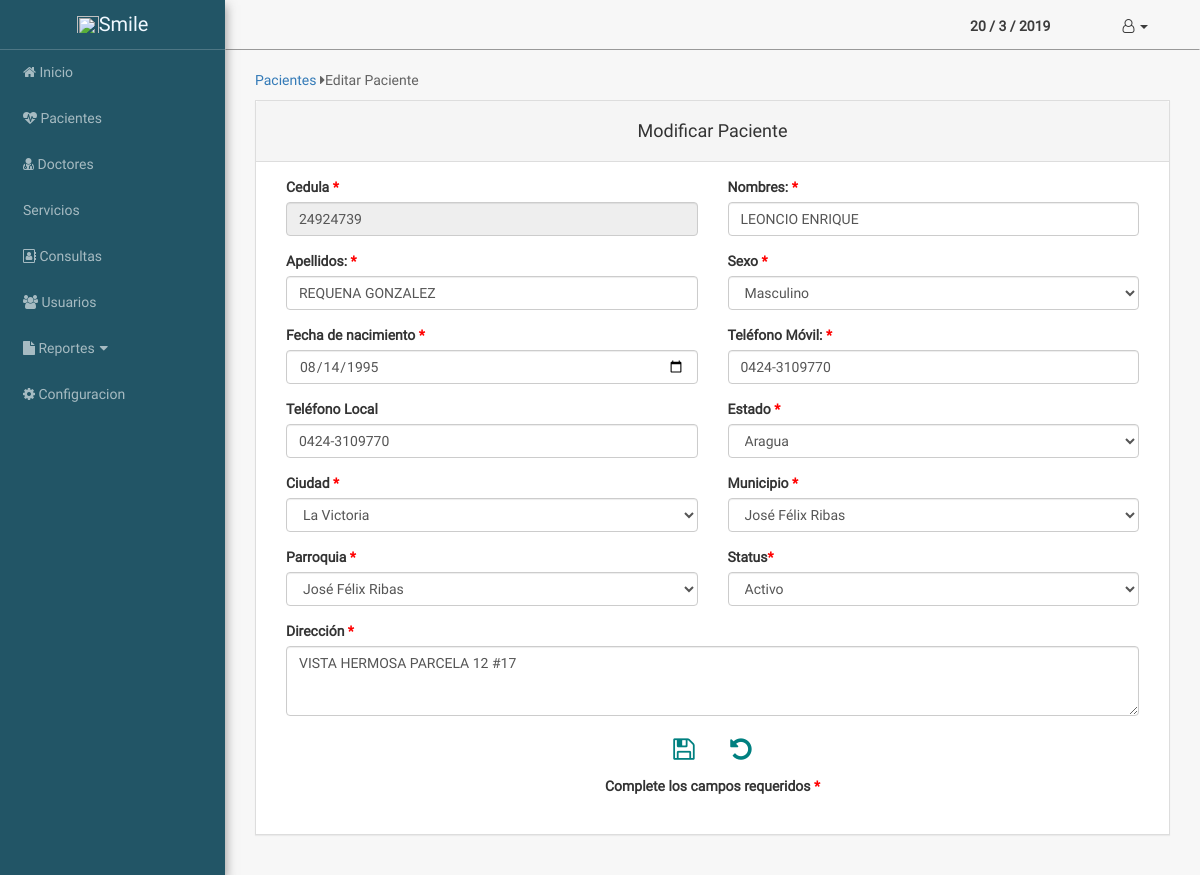
The app's page /php/editarpaciente.php?id=1 (signed in) with its own data.
### tables this page shows
CREATE TABLE `pacientes` (
  `nro_historia` int(11) NOT NULL,
  `nac_paciente` varchar(2) NOT NULL,
  `ced_paciente` int(11) NOT NULL,
  `nombres` varchar(50) NOT NULL,
  `apellidos` varchar(50) NOT NULL,
  `sexo` varchar(10) NOT NULL,
  `fecha_nacimiento` date NOT NULL,
  `telefono_local` varchar(20) DEFAULT NULL,
  `telefono_movil` varchar(20) DEFAULT NULL,
  `id_estado` int(11) NOT NULL,
  `id_ciudad` int(11) NOT NULL,
  `id_parroquia` int(11) NOT NULL,
  `direccion` varchar(100) DEFAULT NULL,
  `status` enum('Activo','Inactivo','','') NOT NULL
);

### php/editarpaciente.php (the view, shortened to what this page needs)
<?php
require_once("header.php");
?>
<?php
$id=$_GET['id'];
$sql="SELECT * FROM pacientes WHERE nro_historia='$id'";
$result=$con->query($sql);
$rows= mysqli_fetch_assoc($result);
$ubicacione=$con->query("SELECT * FROM pacientes INNER JOIN ciudades ON pacientes.id_ciudad=ciudades.id_ciudad INNER JOIN estados ON estados.id_estado=ciudades.id_estado WHERE pacientes.nro_historia='$id'");
$e=mysqli_fetch_assoc($ubicacione);
$ubicacionm=$con->query("SELECT * FROM pacientes INNER JOIN parroquias ON pacientes.id_parroquia=parroquias.id_parroquia INNER JOIN municipios ON parroquias.id_municipio=municipios.id_municipio INNER JOIN estados ON estados.id_estado=municipios.id_estado WHERE pacientes.nro_historia='$id'");
$m=mysqli_fetch_assoc($ubicacionm);
?>
 <div class="page-content">
    <div class="container-fluid">
           <div class="bread-content">
        <div class="container">
           <span class="breadcoumb"></i> <a href="pacientes.php">Pacientes </a><i class="fa fa-caret-right"></i>Editar Paciente</span>
        </div>
    </div>
        <div class="row" style="margin-top:10px;">
            <div class="col-xs-12 col-xs-offset-">
                <div class="panel panel-default">
                    <div class="panel-heading">
                        <center><h4>Modificar Paciente</h4></center>
                    </div>
                    <div class="panel-body">
                        <form  id="form_paciente">
                           <div class="row">
                           <div class="form-group col-md-6 col-sm-12" id="marcado">
                              <label for="">Cedula <span style="color: red;">*</span></label>
                               <input type="text" class="form-control"  readonly value="<?php echo $rows['ced_paciente']; ?>">
                           </div>
                            <div class="form-group col-md-6 col-sm-12">
                              <label for="">Nombres: <span style="color: red;">*</span></label>
                               <input type="text" name="nombres" class="form-control" id="nombres" maxlength="20" onkeypress="return validar_saltos(event)" placeholder="Ejemp: Carolina Alejandra" value="<?php echo $rows['nombres']; ?>">
                           </div>
                         </div>
                         <div class="form-group col-md-6 col-sm-12">
                               <label for="">Apellidos: <span style="color: red;">*</span></label>
                               <input type="text" name="apellidos" id="apellidos" maxlength="20" onkeypress="return validar_saltos(event)" class="form-control" placeholder="Ejemp:Gonzalez Requena" value="<?php echo $rows['apellidos']; ?>">
                           </div>
                           <div class="form-group col-md-6 col-sm-12">
                           <label for="">Sexo <span style="color: red;">*</span></label>
                           <select name="sexo" id="sexo" class="form-control" required>
                             <option value="Masculino" <?php if($rows['sexo']=='Masculino')echo 'selected'; ?>>Masculino</option>
                           </select>
                           </div>
                           <div class="form-group col-md-6 col-sm-12">
                            <label for="">Fecha de nacimiento <span style="color: red;">*</span></label>
                               <input type="date" name="fecha_nacimiento" id="fecha_nacimiento" class="form-control" value="<?php echo $rows['fecha_nacimiento']; ?>">
                           </div>
                            <div class="form-group col-md-6 col-sm-12">
                               <label for="">Teléfono Móvil: <span style="color: red;">*</span></label>
                               <input type="text" name="telefono_movil" id="telefono_movil" class="form-control" placeholder="Ejemp: 0000-0000000" maxlength="15"  value="<?php echo $rows['telefono_movil']; ?>">
                           </div>
                           <div class="form-group col-md-6 col-sm-12">
                               <label for="">Teléfono Local<span style="color: red;"></span></label>
                               <input type="text" name="telefono_local" id="telefono_local" class="form-control" placeholder="Ejemp: 0000-0000000" maxlength="15" value="<?php echo $rows['telefono_movil']; ?>">
                           </div>
                            <div class="form-group col-md-6 col-sm-12">
                             <label for="">Estado <span style="color: red;">*</span></label>
                             <?php
                             require("../config/conexion.php");
                             $estados=$con->query("SELECT * FROM estados");?>
                               <select name="estado" id="estado" class="form-control" required>
                                <?php while($row=mysqli_fetch_assoc($estados)){ ?>
                                <option value="<?php echo $row['id_estado']; ?>" <?php if($row['estado']===$e['estado']) echo 'selected'; ?> ><?php echo $row['estado']; ?></option>
                                <?php } ?>
                               </select>
                           </div>
                               <div class="form-group col-md-6 col-sm-12">
                                 <label for="">Ciudad <span style="color: red;">*</span></label>
                                   <select class="form-control" id="ciudad" name="ciudad" required>
                                  <?php $ciudad=$con->query("SELECT * FROM ciudades INNER JOIN estados ON ciudades.id_estado=estados.id_estado WHERE estados.estado='Aragua'");
                                    while($c=mysqli_fetch_array($ciudad)){
                                  ?>
                                  <option value="<?php echo $c['id_ciudad'];?>"<?php if($c['id_ciudad']===$e['id_ciudad']) echo 'selected'; ?>><?php echo $c['ciudad']; ?></option>
                                  <?php } ?>
                                  </select>
                               </div>
                                 <div class="form-group col-md-6 col-sm-12">
                                  <label for="">Municipio <span style="color: red;">*</span></label>
                                   <select class="form-control" id="municipio" name="municipio" required>
                                  <?php
                                  $municipio=$con->query("SELECT * FROM municipios INNER JOIN estados ON municipios.id_estado=estados.id_estado WHERE estados.estado='Aragua'");
                                  while($mi=mysqli_fetch_array($municipio)){
                                   ?>
                                  <option value="<?php echo $m['id_municipio']; ?>" <?php if($mi['id_municipio']===$m['id_municipio']) echo 'selected'; ?>><?php echo $mi['municipio']; ?></option>
                                  <?php } ?>
                                  </select>
                               </div>
                             <div class="form-group col-md-6 col-sm-12">
                               <label for="">Parroquia <span style="color: red;">*</span></label>
                               <select class="form-control" id="parroquia" name="parroquia" required>
                              <?php
                                $parroquia=$con->query("SELECT * FROM parroquias INNER JOIN municipios ON parroquias.id_municipio=municipios.id_municipio WHERE municipios.municipio='José Félix Ribas'");
                                while($pi=mysqli_fetch_array($parroquia)){
                               ?>
                               <option value="<?php echo $pi['id_parroquia']; ?>" <?php if($pi['id_parroquia']===$m['id_parroquia']) echo 'selected'; ?>><?php echo $pi['parroquia']; ?></option>
                               <?php } ?>
                            </select>
                           </div>
                           <div class="form-group col-md-6 col-sm-12" id="res">
                             <label for="">Status<span style="color: red;">*</span></label>
                              <select name="status" class="form-control" id="">
                                <option value="Activo"<?php if($rows['status']==='Activo') echo 'selected'; ?>>Activo</option>
                              </select>
                           </div>
                            <div class="form-group col-sm-12">
                             <label for="">Dirección <span style="color: red;">*</span></label>
                             <textarea name="direccion" id="direccion" maxlength="100" id="direccion" cols="30" rows="2" class="form-control"><?php echo $rows['direccion']; ?></textarea>
                           </div>
                            <div class="text-center botones-formulario">
                                <button type="submit" id="guardar" name="guardar" class="btn btn-lca" style="" title="Guardar">
                                    <i class="fa fa-save"></i>
                                </button>
                                <a href="pacientes.php" class="btn btn-lca" title="regresar">
                                    <i class="fa fa-undo"></i>
                                </a>
                            </div>
                            <div class="form-group col-xs-12 text-center"><h5><strong>Complete los campos requeridos <span style="color: red;">*</span> </strong></h5></div>
                        </form>
                    </div>
                </div>
            </div>
        </div>
</div>
</div>
 <?php require_once("footer.php"); ?>

### public/css/umi.css (style rules this page uses)
* { margin: 0; padding: 0; -webkit-box-sizing: border-box; -moz-box-sizing: border-box; box-sizing: border-box; text-decoration: none; }
body { font-family: Roboto,sans-serif,serif; background-color: rgba(240,240,240,.5); }
h1,h2,h3,h4,h5,h6 { font-family: Roboto,sans-serif,serif; }
#wrapper .page-wrapper .row { margin: auto; width: 100%; }
.page-content { width: 100%; margin-top: -50px; position: relative; -webkit-box-sizing: border-box; -moz-box-sizing: border-box; box-sizing: border-box; overflow: hidden; }
.page-content .container-fluid>.row { width: 100%; padding-bottom: 20px; }
.bread-content .breadcoumb { font-size: 14px; color: rgba(60,60,60,.8); }
.panel-heading { text-align: center; }
.panel { border-radius: 0px; }
@media screen and (min-width:769px) { .page-content { width: 100%; margin: auto; } }
.btn-lca { color: teal; font-weight: bold; padding: 0; font-size: 15.2px; background-color: transparent; }
textarea,textarea.form-control { resize: vertical; height: 70px; min-height: 70px; max-height: 120px; }
.botones-formulario .btn-lca { font-size: 25px; padding: 0px 15px; color: teal; }
.panel-heading { background: #256; }

### records on screen
pacientes: ced_paciente "24924739", nombres "LEONCIO ENRIQUE", apellidos "REQUENA GONZALEZ", sexo "Masculino", fecha_nacimiento "08/14/1995", telefono_movil "0424-3109770", telefono_local "0424-3109770", status "Activo", direccion "VISTA HERMOSA PARCELA 12 #17"

### other values on screen
form field estado "Aragua"
form field ciudad "La Victoria"
form field municipio "José Félix Ribas"
form field parroquia "José Félix Ribas"
